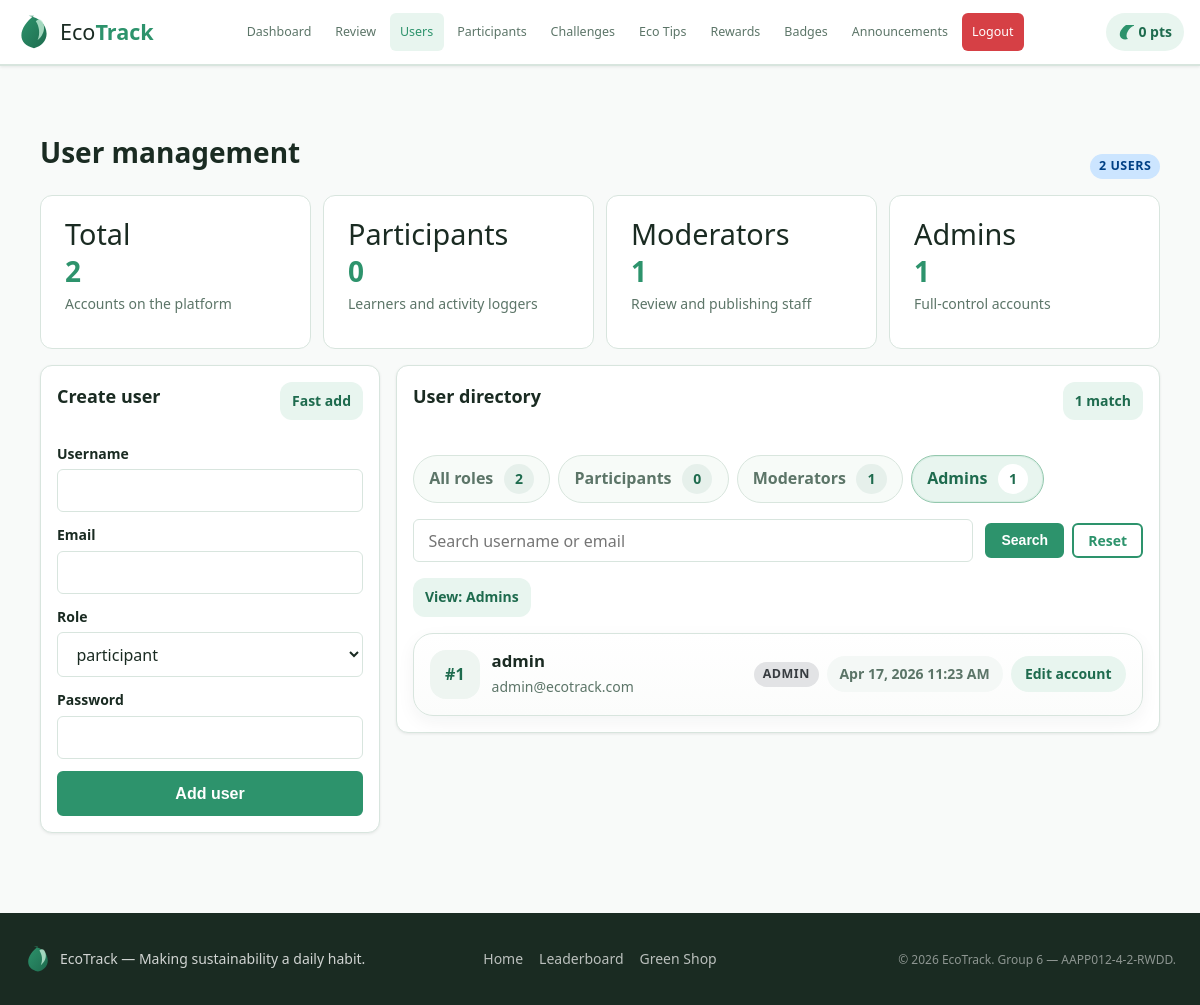
/admin/user_management.php?role=admin (signed in), run on the app's committed database.
### tables this page shows
CREATE TABLE IF NOT EXISTS users (
  user_id INT AUTO_INCREMENT PRIMARY KEY,
  username VARCHAR(50) NOT NULL UNIQUE,
  email VARCHAR(100) NOT NULL UNIQUE,
  password VARCHAR(255) NOT NULL,
  role ENUM('participant','moderator','admin') NOT NULL DEFAULT 'participant',
  points INT NOT NULL DEFAULT 0,
  streak INT NOT NULL DEFAULT 0,
  last_checkin DATE DEFAULT NULL,
  avatar VARCHAR(255) DEFAULT NULL,
  created_at DATETIME DEFAULT CURRENT_TIMESTAMP
);

### database/db.php (called while the page is built, shortened)
<?php
function normalizeConnectionCandidates(array $values): array
{
    $normalized = [];
    foreach ($values as $value) {
        $value = trim((string)$value);
        $normalized[] = $value;
    }
    return $normalized;
}
function getConnectionAttempts(): array
{
    $hosts = normalizeConnectionCandidates([
        DB_HOST,
        DB_HOST === 'localhost' ? '127.0.0.1' : 'localhost',
    ]);
    $databases = normalizeConnectionCandidates([
        DB_NAME,
    ]);
    $attempts = [];
    foreach ($hosts as $host) {
        foreach ($databases as $database) {
            $attempts[] = [
                'host' => $host,
                'database' => $database,
            ];
        }
    }
    return $attempts;
}
function getPDO(): PDO
{
    static $pdo = null;
    if ($pdo === null) {
        $options = [
            PDO::ATTR_ERRMODE            => PDO::ERRMODE_EXCEPTION,
            PDO::ATTR_DEFAULT_FETCH_MODE => PDO::FETCH_ASSOC,
            PDO::ATTR_EMULATE_PREPARES   => false,
        ];
        $errors = [];
        foreach (getConnectionAttempts() as $attempt) {
            $dsn = sprintf(
                'mysql:host=%s;dbname=%s;charset=%s',
                $attempt['host'],
                $attempt['database'],
                DB_CHARSET
            );
            try {
                $pdo = new PDO($dsn, DB_USER, DB_PASS, $options);
                return $pdo;
            } catch (PDOException $e) {
                $errors[] = sprintf(
                    '[host=%s db=%s] %s',
                    $attempt['host'],
                    $attempt['database'],
                    $e->getMessage()
                );
            }
        }
        exit('Database connection failed. Please contact the administrator.');
    }
    return $pdo;
}

### includes/functions.php (called while the page is built, shortened)
<?php
require_once __DIR__ . '/../database/db.php';
function sanitise(mixed $value): string
{
    return htmlspecialchars((string)$value, ENT_QUOTES | ENT_SUBSTITUTE, 'UTF-8');
}

### admin/user_management.php (the view, shortened to what this page needs)
<?php
require_once __DIR__ . '/../database/db.php';
require_once __DIR__ . '/../includes/functions.php';
$pdo = getPDO();
$userForm = [
    'username' => '',
    'email' => '',
    'role' => 'participant',
];
$roleCounts = [
    'participant' => 0,
    'moderator' => 0,
    'admin' => 0,
];
$roleRows = $pdo->query('SELECT role, COUNT(*) AS total FROM users GROUP BY role')->fetchAll() ?: [];
foreach ($roleRows as $row) {
    $roleKey = (string)($row['role'] ?? '');
    if (array_key_exists($roleKey, $roleCounts)) {
        $roleCounts[$roleKey] = (int)$row['total'];
    }
}
$totalUsers = array_sum($roleCounts);
$filterRole = $_GET['role'] ?? 'all';
$searchQuery = trim($_GET['q'] ?? '');
$currentPage = max(1, (int)($_GET['page'] ?? 1));
$perPage = 8;
$where = [];
$params = [];
if ($filterRole !== 'all') {
    $where[] = 'role = :role';
    $params['role'] = $filterRole;
}
$whereSql = $where ? ' WHERE ' . implode(' AND ', $where) : '';
$countStmt = $pdo->prepare('SELECT COUNT(*) FROM users' . $whereSql);
$countStmt->execute($params);
$filteredUsers = (int)$countStmt->fetchColumn();
$totalPages = max(1, (int)ceil($filteredUsers / $perPage));
$currentPage = min($currentPage, $totalPages);
$offset = ($currentPage - 1) * $perPage;
$userStmt = $pdo->prepare(
    'SELECT user_id, username, email, role, created_at
     FROM users' . $whereSql . '
     ORDER BY FIELD(role, "admin", "moderator", "participant"), username ASC, user_id ASC
     LIMIT :limit OFFSET :offset'
);
foreach ($params as $key => $param) {
    $userStmt->bindValue(':' . $key, $param);
}
$userStmt->bindValue(':limit', $perPage, PDO::PARAM_INT);
$userStmt->bindValue(':offset', $offset, PDO::PARAM_INT);
$userStmt->execute();
$users = $userStmt->fetchAll() ?: [];
$buildUserManagementUrl = static function (array $overrides = []) use ($filterRole, $searchQuery, $currentPage): string {
    $params = [
        'role' => $filterRole,
        'q' => $searchQuery,
        'page' => $currentPage,
    ];
    foreach ($overrides as $key => $value) {
        $params[$key] = $value;
    }
    if (($params['role'] ?? 'all') === 'all') {
        unset($params['role']);
    }
    if (($params['q'] ?? '') === '') {
        unset($params['q']);
    }
    if (($params['page'] ?? 1) <= 1) {
        unset($params['page']);
    }
    $query = http_build_query($params);
    return 'user_management.php' . ($query ? '?' . $query : '');
};
$formatCreated = static function (?string $value): string {
    if (!$value) {
        return 'Unknown date';
    }
    $timestamp = strtotime($value);
    if ($timestamp === false) {
        return $value;
    }
    return date('M j, Y g:i A', $timestamp);
};
$roleMeta = [
    'admin' => ['label' => 'Admin', 'badge' => 'badge-grey'],
    'moderator' => ['label' => 'Moderator', 'badge' => 'badge-amber'],
    'participant' => ['label' => 'Participant', 'badge' => 'badge-blue'],
];
$roleFilters = [
    'all' => ['label' => 'All roles', 'count' => $totalUsers],
    'participant' => ['label' => 'Participants', 'count' => $roleCounts['participant']],
    'moderator' => ['label' => 'Moderators', 'count' => $roleCounts['moderator']],
    'admin' => ['label' => 'Admins', 'count' => $roleCounts['admin']],
];
$activeFilterLabel = $roleFilters[$filterRole]['label'] ?? 'All roles';
require_once __DIR__ . '/../layout/header.php';
?>
<div class="container page-shell admin-user-management-shell">
  <div class="section-header admin-user-management-header">
    <div>
      <h1 class="section-header__title">User management</h1>
    </div>
    <span class="badge badge-blue"><?= $totalUsers ?> user<?= $totalUsers === 1 ? '' : 's' ?></span>
  </div>
  <div class="dashboard-grid admin-user-summary-grid">
    <article class="stat-widget admin-user-summary-card">
      <span class="stat-widget__icon">Total</span>
      <span class="stat-widget__value"><?= $totalUsers ?></span>
      <span class="stat-widget__label">Accounts on the platform</span>
    </article>
    <article class="stat-widget admin-user-summary-card">
      <span class="stat-widget__icon">Participants</span>
      <span class="stat-widget__value"><?= $roleCounts['participant'] ?></span>
      <span class="stat-widget__label">Learners and activity loggers</span>
    </article>
    <article class="stat-widget admin-user-summary-card">
      <span class="stat-widget__icon">Moderators</span>
      <span class="stat-widget__value"><?= $roleCounts['moderator'] ?></span>
      <span class="stat-widget__label">Review and publishing staff</span>
    </article>
    <article class="stat-widget admin-user-summary-card">
      <span class="stat-widget__icon">Admins</span>
      <span class="stat-widget__value"><?= $roleCounts['admin'] ?></span>
      <span class="stat-widget__label">Full-control accounts</span>
    </article>
  </div>
  <div class="admin-user-management-layout">
    <aside class="card admin-user-create-card">
      <div class="admin-user-create-card__header">
        <div>
          <h2 class="card-title">Create user</h2>
        </div>
        <span class="inline-pill-note">Fast add</span>
      </div>
      <form method="POST" class="form-card admin-user-create-form">
        <div class="form-group" style="margin-bottom:0;">
          <label for="create_username">Username</label>
          <input type="text" id="create_username" name="username" maxlength="50" value="<?= sanitise($userForm['username']) ?>" required>
        </div>
        <div class="form-group" style="margin-bottom:0;">
          <label for="create_email">Email</label>
          <input type="email" id="create_email" name="email" maxlength="100" value="<?= sanitise($userForm['email']) ?>" required>
        </div>
        <div class="form-group" style="margin-bottom:0;">
          <label for="create_role">Role</label>
          <select id="create_role" name="role">
            <option value="participant" <?= $userForm['role'] === 'participant' ? 'selected' : '' ?>>participant</option>
          </select>
        </div>
        <div class="form-group" style="margin-bottom:0;">
          <label for="create_password">Password</label>
          <input type="password" id="create_password" name="password" minlength="8" required>
        </div>
        <button type="submit" class="btn btn-primary btn-block">Add user</button>
      </form>
    </aside>
    <section class="card admin-user-directory-card">
      <div class="admin-card-header admin-user-directory-card__header">
        <div>
          <h2 class="card-title">User directory</h2>
        </div>
        <span class="inline-pill-note"><?= $filteredUsers ?> match<?= $filteredUsers === 1 ? '' : 'es' ?></span>
      </div>
      <div class="admin-user-role-switch" aria-label="Filter users by role">
        <?php foreach ($roleFilters as $roleKey => $filter): ?>
          <a
            href="<?= sanitise($buildUserManagementUrl(['role' => $roleKey, 'page' => 1])) ?>"
            class="admin-user-role-chip<?= $filterRole === $roleKey ? ' admin-user-role-chip--active' : '' ?>"
          >
            <span><?= sanitise($filter['label']) ?></span>
            <strong><?= (int)$filter['count'] ?></strong>
          </a>
        <?php endforeach; ?>
      </div>
      <form method="GET" class="admin-user-toolbar">
        <div class="admin-user-toolbar__search">
          <input type="text" id="user_search" name="q" value="<?= sanitise($searchQuery) ?>" placeholder="Search username or email">
        </div>
        <div class="admin-user-toolbar__filters">
          <button type="submit" class="btn btn-primary btn-sm">Search</button>
          <?php if ($searchQuery !== '' || $filterRole !== 'all'): ?>
            <a href="user_management.php" class="btn btn-outline btn-sm">Reset</a>
          <?php endif; ?>
        </div>
      </form>
      <div class="admin-user-results-bar">
        <span class="inline-pill-note">View: <?= sanitise($activeFilterLabel) ?></span>
      </div>
      <?php if (empty($users)): ?>
        <div class="admin-user-empty">
          <h3>No users match this view</h3>
          <p class="empty-state__text">Try clearing the search or switching the role filter to see more accounts.</p>
        </div>
      <?php else: ?>
        <div class="admin-user-list">
          <?php foreach ($users as $u): ?>
            <?php $meta = $roleMeta[$u['role']] ?? $roleMeta['participant']; ?>
            <details class="admin-user-item">
              <summary class="admin-user-item__summary">
                <div class="admin-user-item__identity">
                  <span class="admin-user-item__id">#<?= (int)$u['user_id'] ?></span>
                  <div class="admin-user-item__identity-body">
                    <strong><?= sanitise($u['username']) ?></strong>
                    <p><?= sanitise($u['email']) ?></p>
                  </div>
                </div>
                <div class="admin-user-item__stats">
                  <span class="badge <?= $meta['badge'] ?>"><?= sanitise($meta['label']) ?></span>
                  <span class="admin-user-item__metric"><?= sanitise($formatCreated((string)$u['created_at'])) ?></span>
                  <span class="admin-user-item__toggle">Edit account</span>
                </div>
              </summary>
            </details>
          <?php endforeach; ?>
        </div>
      <?php endif; ?>
    </section>
  </div>
</div>
<?php require_once __DIR__ . '/../layout/footer.php'; ?>

### layout/header.php (shortened to what this page needs)
<?php
$role      = $_SESSION['role'] ?? 'guest';
?>
<!DOCTYPE html>
<html lang="en">
<head>
  <link rel="stylesheet" href="<?= BASE_URL ?>/assets/css/style.css">
</head>
<body>
<header class="navbar" role="banner">
  <div class="nav-container">
    <a href="<?= BASE_URL ?>/index.php" class="nav-logo" aria-label="EcoTrack Home">
      <img src="<?= BASE_URL ?>/assets/img/logo.svg" alt="EcoTrack leaf logo" width="36" height="36">
      <span class="logo-text">Eco<strong>Track</strong></span>
    </a>
    <nav class="nav-menu" id="navMenu" role="navigation" aria-label="Main navigation">
      <?php if ($role === 'participant'): ?>
        <a href="<?= BASE_URL ?>/participant/dashboard.php">Dashboard</a>
        <a href="<?= BASE_URL ?>/participant/log_activity.php">Log Activity</a>
        <a href="<?= BASE_URL ?>/participant/challenges.php">Challenges</a>
        <a href="<?= BASE_URL ?>/participant/shop.php">Green Shop</a>
        <a href="<?= BASE_URL ?>/participant/points.php">Points</a>
        <a href="<?= BASE_URL ?>/participant/leaderboard.php">Leaderboard</a>
        <a href="<?= BASE_URL ?>/participant/profile.php">Profile</a>
      <?php elseif ($role === 'admin'): ?>
        <a href="<?= BASE_URL ?>/admin/dashboard.php">Dashboard</a>
        <a href="<?= BASE_URL ?>/admin/review_submissions.php">Review</a>
        <a href="<?= BASE_URL ?>/admin/user_management.php">Users</a>
        <a href="<?= BASE_URL ?>/admin/participant_table.php">Participants</a>
        <a href="<?= BASE_URL ?>/admin/challenge_management.php">Challenges</a>
        <a href="<?= BASE_URL ?>/admin/eco_tips.php">Eco Tips</a>
        <a href="<?= BASE_URL ?>/admin/rewards_management.php">Rewards</a>
        <a href="<?= BASE_URL ?>/admin/badges_management.php">Badges</a>
        <a href="<?= BASE_URL ?>/admin/announcements.php">Announcements</a>
      <?php else: ?>
        <a href="<?= BASE_URL ?>/login.php">Login</a>
        <a href="<?= BASE_URL ?>/register.php">Register</a>
      <?php endif; ?>
      <?php if (isset($_SESSION['user_id'])): ?>
        <a href="<?= BASE_URL ?>/logout.php" class="nav-logout">Logout</a>
      <?php endif; ?>
    </nav>
    <?php if (isset($_SESSION['user_id'])): ?>
      <?php
        $u = getPDO()->prepare('SELECT points FROM users WHERE user_id = ?');
        $u->execute([$_SESSION['user_id']]);
        $pts = (int)($u->fetchColumn() ?: 0);
      ?>
      <div class="nav-points" aria-label="Your points balance">
        <img src="<?= BASE_URL ?>/assets/img/icon_leaf.svg" alt="" width="16" height="16">
        <span id="navPointsBadge"><?= $pts ?> pts</span>
      </div>
    <?php endif; ?>
  </div>
</header>
<main id="mainContent">

### data on the page
users: points "0", user_id "1", username "admin", email "admin@ecotrack.com", role "ADMIN", created_at "Apr 17, 2026 11:23 AM"

### other printed values
$totalUsers "2"
$roleCounts['participant'] "0"
$roleCounts['moderator'] "1"
$roleCounts['admin'] "1"
$filteredUsers "1"
sanitise($filter['label']) "All roles"
$filter['count'] "2"
sanitise($filter['label']) "Participants"
$filter['count'] "0"
sanitise($filter['label']) "Moderators"
$filter['count'] "1"
sanitise($filter['label']) "Admins"
sanitise($activeFilterLabel) "Admins"
